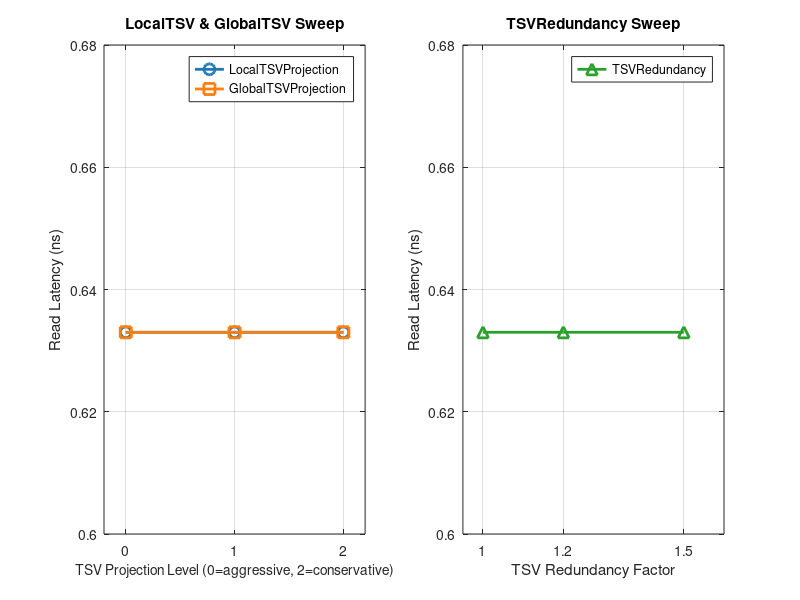

Here is the MATLAB script that generated this plot: (Note: this script raises an error after producing the figure.)
% fig6_tsv_sensitivity_latency.m
% TSV Parameter Sensitivity — Read Latency (3D SRAM @ 32nm) — ESE5760 Final Project
% Baseline: LocalTSVProjection=0, GlobalTSVProjection=0, TSVRedundancy=1.0
% One parameter swept at a time

% --- LocalTSVProjection sweep (values 0, 1, 2) ---
local_x   = [0, 1, 2];
local_lat = [0.633, 0.633, 0.633];

% --- GlobalTSVProjection sweep (values 0, 1, 2) ---
global_x   = [0, 1, 2];
global_lat = [0.633, 0.633, 0.633];

% --- TSVRedundancy sweep (values 1.0, 1.2, 1.5) ---
redund_x   = [1.0, 1.2, 1.5];
redund_lat = [0.633, 0.633, 0.633];

figure('Position', [100 100 750 520]);

subplot(1,2,1);
plot(local_x,  local_lat,  '-o', 'Color', [0.122 0.467 0.706], 'LineWidth', 2, 'MarkerSize', 8, 'DisplayName', 'LocalTSVProjection'); hold on;
plot(global_x, global_lat, '-s', 'Color', [1.000 0.498 0.055], 'LineWidth', 2, 'MarkerSize', 8, 'DisplayName', 'GlobalTSVProjection');
set(gca, 'XTick', [0 1 2], 'FontSize', 10);
xlim([-0.2 2.2]);
ylim([0.60 0.68]);
xlabel('TSV Projection Level (0=aggressive, 2=conservative)', 'FontSize', 10);
ylabel('Read Latency (ns)', 'FontSize', 11);
title('LocalTSV & GlobalTSV Sweep', 'FontSize', 11, 'FontWeight', 'bold');
legend('Location', 'northeast', 'FontSize', 9);
grid on; box on;

subplot(1,2,2);
plot(redund_x, redund_lat, '-^', 'Color', [0.173 0.627 0.173], 'LineWidth', 2, 'MarkerSize', 8, 'DisplayName', 'TSVRedundancy');
set(gca, 'XTick', [1.0 1.2 1.5], 'FontSize', 10);
xlim([0.95 1.6]);
ylim([0.60 0.68]);
xlabel('TSV Redundancy Factor', 'FontSize', 11);
ylabel('Read Latency (ns)', 'FontSize', 11);
title('TSVRedundancy Sweep', 'FontSize', 11, 'FontWeight', 'bold');
legend('Location', 'northeast', 'FontSize', 9);
grid on; box on;

sgtitle('TSV Sensitivity — Read Latency (3D SRAM @ 32nm)', 'FontSize', 13, 'FontWeight', 'bold');

print('-djpeg', '-r150', fullfile(fileparts(mfilename('fullpath')), '..', 'plots', 'fig6_tsv_sensitivity_latency.jpg'));
